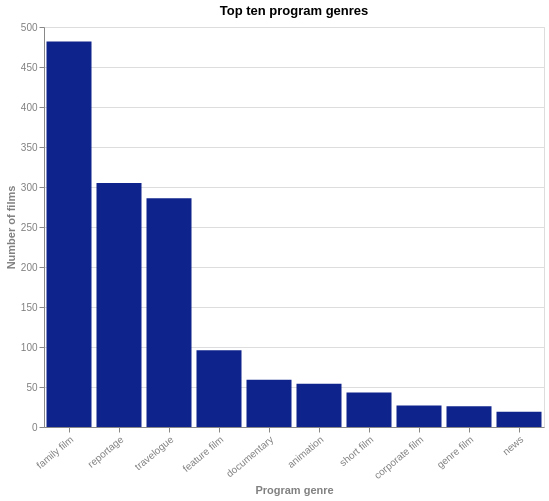

Write a Vega-Lite specification for this figure.
### Vega-Lite specification from a JSON file in a GitHub repository (floating-point values rounded to 4 significant figures)
{"$schema": "https://vega.github.io/schema/vega-lite/v5.json", "title": "Top ten program genres", "description": "Distribution of films over the top ten program genres (excluding the genre 'amateur recording')", "width": 500, "height": 400, "data": {"values": [{"Genre": "family film", "Number of films": 482}, {"Genre": "reportage", "Number of films": 305}, {"Genre": "travelogue", "Number of films": 286}, {"Genre": "feature film", "Number of films": 96}, {"Genre": "documentary", "Number of films": 59}, {"Genre": "animation", "Number of films": 54}, {"Genre": "short film", "Number of films": 43}, {"Genre": "corporate film", "Number of films": 27}, {"Genre": "genre film", "Number of films": 26}, {"Genre": "news", "Number of films": 19}]}, "mark": {"type": "bar", "binSpacing": 1, "tooltip": true}, "encoding": {"x": {"field": "Genre", "type": "nominal", "title": "Program genre", "sort": "-y"}, "y": {"field": "Number of films", "type": "quantitative", "title": "Number of films"}, "color": {"value": "#0F238C"}}, "config": {"countTitle": "Count", "axisX": {"labelAngle": -40, "titleColor": "grey", "labelColor": "grey"}, "axisY": {"titleColor": "grey", "labelColor": "grey"}}}
